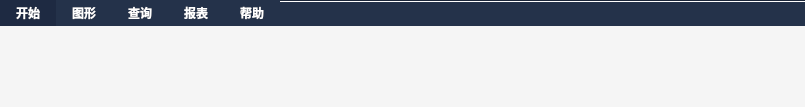
<?xml version="1.0" encoding="UTF-8"?>
<ui version="4.0">
 <class>MenuTab</class>
 <widget class="QWidget" name="MenuTab">
  <property name="geometry">
   <rect>
    <x>0</x>
    <y>0</y>
    <width>805</width>
    <height>107</height>
   </rect>
  </property>
  <property name="windowTitle">
   <string>Form</string>
  </property>
  <property name="styleSheet">
   <string notr="true">#MenuTab { background-color: #24324A; }
QTabWidget { background-color: #24324A; }
QTabWidget::pane { border: none; }
QTabWidget::tab-bar { left: 0px; }
QTabBar { background: #24324A; }
QTabBar::tab {
    background: #24324A;
    color: #FFFFFF;
    padding: 6px 16px;
    font-weight: 600;
}
QTabBar::tab:selected { background: #1E2A42; }
QTabBar::tab:hover { background: #2D3B57; }
QWidget#tab_Start { background: #F5F5F5; }
QWidget#tab_Graph, QWidget#tab_Query, QWidget#tab_Report, QWidget#tab_Help { background: #F5F5F5; }</string>
  </property>
  <layout class="QVBoxLayout" name="verticalLayout">
   <property name="spacing">
    <number>0</number>
   </property>
   <property name="leftMargin">
    <number>0</number>
   </property>
   <property name="topMargin">
    <number>0</number>
   </property>
   <property name="rightMargin">
    <number>0</number>
   </property>
   <property name="bottomMargin">
    <number>0</number>
   </property>
   <item>
    <widget class="QTabWidget" name="tabWidget">
     <property name="tabPosition">
      <enum>QTabWidget::North</enum>
     </property>
     <property name="currentIndex">
      <number>0</number>
     </property>
     <property name="documentMode">
      <bool>true</bool>
     </property>
     <property name="movable">
      <bool>false</bool>
     </property>
    <widget class="QWidget" name="tab_Start">
      <attribute name="title">
       <string>开始</string>
      </attribute>
     </widget>
     <widget class="QWidget" name="tab_Graph">
      <attribute name="title">
       <string>图形</string>
      </attribute>
     </widget>
     <widget class="QWidget" name="tab_Query">
      <attribute name="title">
       <string>查询</string>
      </attribute>
     </widget>
     <widget class="QWidget" name="tab_Report">
      <attribute name="title">
       <string>报表</string>
      </attribute>
     </widget>
     <widget class="QWidget" name="tab_Help">
      <attribute name="title">
       <string>帮助</string>
      </attribute>
     </widget>
    </widget>
   </item>
  </layout>
 </widget>
 <resources/>
 <connections/>
</ui>
